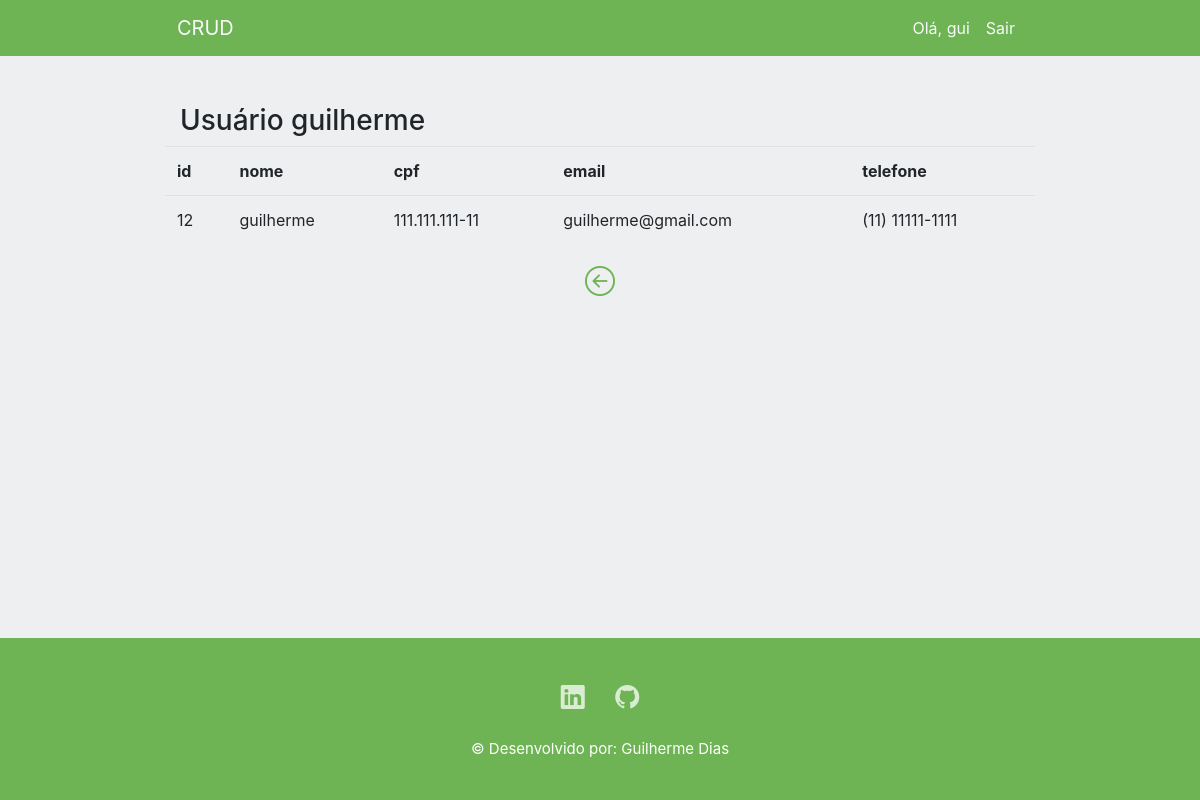
The app's page /detalhe/12 (signed in) with its own data.
### cadastro/models.py (models this page shows, shortened)
class Pessoa(models.Model):
    nome = models.CharField(max_length=30)
    cpf = models.CharField(max_length=14)
    email = models.EmailField(max_length=30)
    telefone = models.CharField(max_length=15)

### cadastro/views.py (the view)
# urls.py: path('detalhe/<int:id_pessoa>', detalhe, name='detalhe_cadastro'),
@login_required(login_url='login')
def detalhe(request, id_pessoa):
    cadastro = Pessoa.objects.get(pk=id_pessoa)
    context = {'cadastro': cadastro}
    return render(request,'paginas/detalhe.html',context)

### templates/paginas/detalhe.html (shortened to what this page needs)
{% extends 'base.html' %}
{% load static %}
{% block content %}
<div class="container">
    <h3 class="float-left">
        Usuário {{ cadastro.nome }}
    </h3>
</div>
<div class="table-responsive">
    <table class="table">
        <tr>
            <th>id</th>
            <th>nome</th>
            <th>cpf</th>
            <th>email</th>
            <th>telefone</th>
        </tr>
        <tr>
            <td>{{cadastro.id}}</td>
            <td>{{cadastro.nome}}</td>
            <td>{{cadastro.cpf}}</td>
            <td>{{cadastro.email}}</td>
            <td>{{cadastro.telefone}}</td>
        </tr>
    </table>
</div>
<div class='text-center'>
    <a href="{% url 'cadastros' %}"><i id="voltar" class="bi bi-arrow-left-circle"></i></a>
</div>
{% endblock %}

### templates/base.html (shortened to what this page needs)
{% load static %}
<!doctype html>
<html lang="pt-br">
<head>
  <link rel="stylesheet" href="https://cdn.jsdelivr.net/npm/bootstrap@4.6.2/dist/css/bootstrap.min.css"
>
  <link rel="stylesheet" href="https://cdn.jsdelivr.net/npm/bootstrap-icons@1.10.2/font/bootstrap-icons.css">
  <link rel="stylesheet" type="text/css" href="https://cdn.datatables.net/v/bs4/dt-1.13.1/datatables.min.css" />
  <link rel="stylesheet" href="{% static 'css/base.css' %}">
</head>
<body>
  <nav class="navbar navbar-expand-lg navbar-light">
    <div class="container w-75">
      <a class="navbar-brand text-light" href="{% url 'cadastros' %}">CRUD</a>
      <div class="collapse navbar-collapse" id="navbarNav">
        <ul class="navbar-nav ml-auto">
          <li class="nav-item">
            <span class="nav-link text-light">Olá, {{request.user}}</span>
          </li>
          <li class="nav-item">
            <a class="nav-link link-sair text-light" href="{% url 'logout' %}">Sair</a>
          </li>
        </ul>
      </div>
    </div>
  </nav>
  <div class="container w-75 mt-5 mb-5">
    {% block content %}
    {% endblock %}
  </div>
  <div class="footer-basic">
    <footer>
      <div class="social">
        <a href="https://www.linkedin.com/in/guilherme-dias-53289a23b/" target="_blank"><i
            class="bi bi-linkedin"></i></a>
        <a href="https://github.com/guidias2002" target="_blank"><i class="bi bi-github"></i></a>
      </div>
      <p class="copyright">© Desenvolvido por: Guilherme Dias</p>
    </footer>
  </div>
</body>
</html>

### static/css/base.css (style rules this page uses)
html { height: 100%; }
body { background-color: rgb(237,239,240); display: flex; flex-direction: column; min-height: 100%; }
nav { background-color: rgb(110,180,84); }
.footer-basic { margin-top: auto; padding:40px 0; background-color:rgb(110,180,84); color:white; }
.footer-basic .social { text-align:center; padding-bottom:20px; margin-top: auto; }
.footer-basic .social > a { font-size:24px; width:40px; height:40px; line-height:40px; display:inline-block; text-align:center; border-radius:50%; margin:0 5px; color:inherit; opacity:0.75; }
.footer-basic .copyright { text-align:center; font-size:15px; color:white; margin-bottom:0; }

### templates/paginas/detalhe.html (style rules this page uses)
#voltar { font-size: 30px; color: rgb(110,180,84); }

### records on screen
Pessoa: nome "guilherme", id "12", cpf "111.111.111-11", email "guilherme@gmail.com", telefone "(11) 11111-1111"

### other values on screen
{{ request.user }} "gui"
